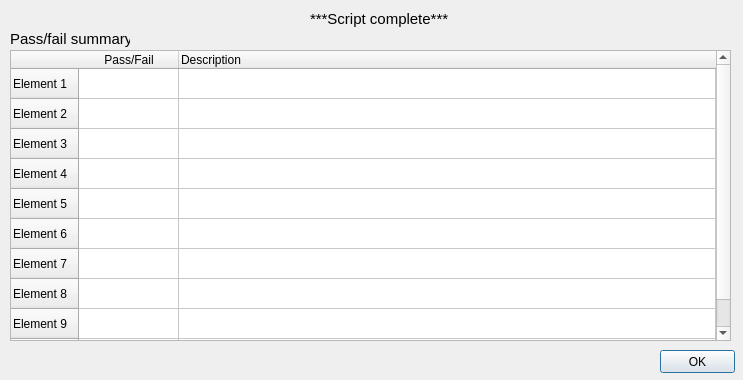
<?xml version="1.0" encoding="UTF-8"?>
<ui version="4.0">
    <class>Dialog</class>
    <widget class="QDialog" name="Dialog">
        <property name="geometry">
            <rect>
                <x>0</x>
                <y>0</y>
                <width>743</width>
                <height>380</height>
            </rect>
        </property>
        <property name="windowTitle">
            <string>Dialog</string>
        </property>
        <widget class="QLabel" name="label">
            <property name="geometry">
                <rect>
                    <x>310</x>
                    <y>10</y>
                    <width>147</width>
                    <height>18</height>
                </rect>
            </property>
            <property name="font">
                <font>
                    <pointsize>11</pointsize>
                </font>
            </property>
            <property name="text">
                <string>***Script complete***</string>
            </property>
        </widget>
        <widget class="QLabel" name="label_2">
            <property name="geometry">
                <rect>
                    <x>10</x>
                    <y>30</y>
                    <width>120</width>
                    <height>18</height>
                </rect>
            </property>
            <property name="font">
                <font>
                    <pointsize>11</pointsize>
                </font>
            </property>
            <property name="text">
                <string>Pass/fail summary</string>
            </property>
        </widget>
        <widget class="QPushButton" name="ok_button">
            <property name="geometry">
                <rect>
                    <x>660</x>
                    <y>350</y>
                    <width>75</width>
                    <height>23</height>
                </rect>
            </property>
            <property name="text">
                <string>OK</string>
            </property>
        </widget>
        <widget class="QTableWidget" name="tableWidget">
            <property name="geometry">
                <rect>
                    <x>10</x>
                    <y>50</y>
                    <width>721</width>
                    <height>291</height>
                </rect>
            </property>
            <property name="minimumSize">
                <size>
                    <width>721</width>
                    <height>0</height>
                </size>
            </property>
            <property name="rowCount">
                <number>10</number>
            </property>
            <property name="columnCount">
                <number>2</number>
            </property>
            <attribute name="horizontalHeaderStretchLastSection">
                <bool>true</bool>
            </attribute>
            <row>
                <property name="text">
                    <string>Element 1</string>
                </property>
            </row>
            <row>
                <property name="text">
                    <string>Element 2</string>
                </property>
            </row>
            <row>
                <property name="text">
                    <string>Element 3</string>
                </property>
            </row>
            <row>
                <property name="text">
                    <string>Element 4</string>
                </property>
            </row>
            <row>
                <property name="text">
                    <string>Element 5</string>
                </property>
            </row>
            <row>
                <property name="text">
                    <string>Element 6</string>
                </property>
            </row>
            <row>
                <property name="text">
                    <string>Element 7</string>
                </property>
            </row>
            <row>
                <property name="text">
                    <string>Element 8</string>
                </property>
            </row>
            <row>
                <property name="text">
                    <string>Element 9</string>
                </property>
            </row>
            <row>
                <property name="text">
                    <string>Element 10</string>
                </property>
            </row>
            <column>
                <property name="text">
                    <string>Pass/Fail</string>
                </property>
            </column>
            <column>
                <property name="text">
                    <string>Description</string>
                </property>
                <property name="textAlignment">
                    <set>AlignLeading|AlignVCenter</set>
                </property>
            </column>
            <item row="0" column="0">
                <property name="text">
                    <string/>
                </property>
            </item>
            <item row="0" column="1">
                <property name="text">
                    <string/>
                </property>
            </item>
            <item row="1" column="0">
                <property name="text">
                    <string/>
                </property>
            </item>
            <item row="1" column="1">
                <property name="text">
                    <string/>
                </property>
            </item>
        </widget>
    </widget>
    <resources/>
    <connections/>
</ui>
